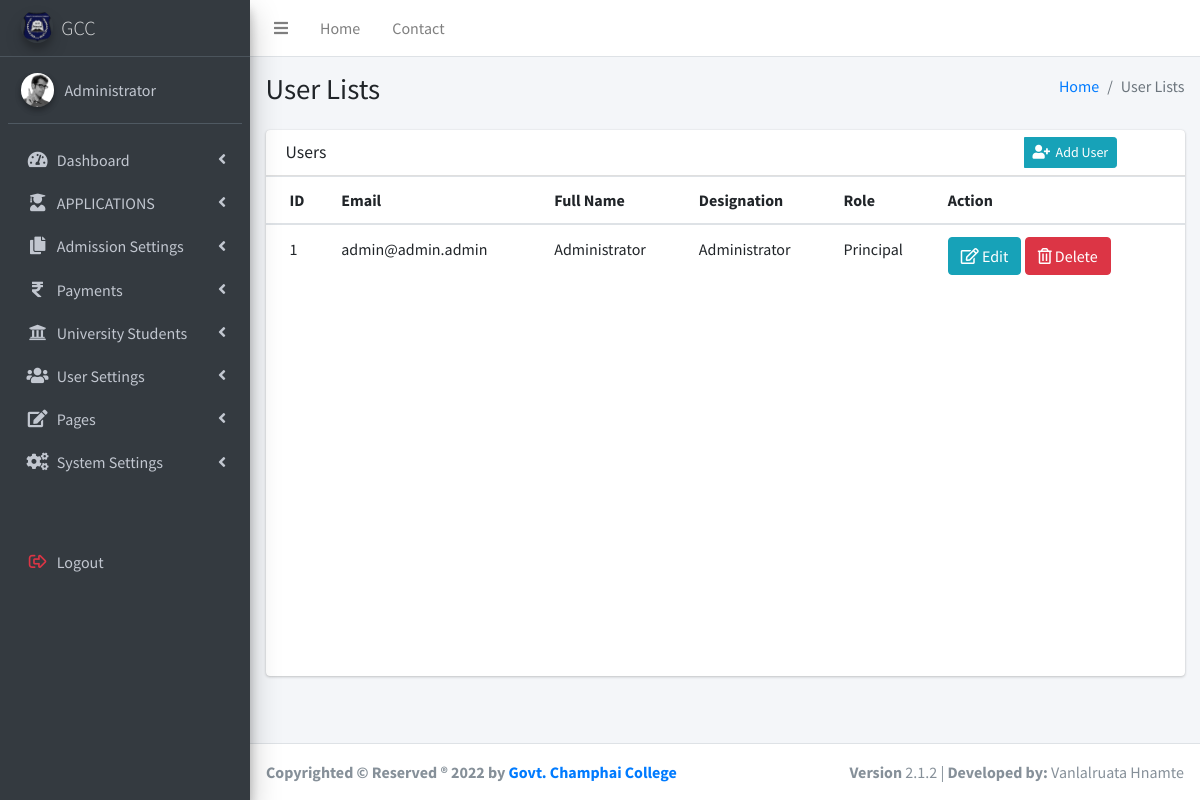
The page /Code/admin/index.php?page=userlist (signed in) on the database its author committed.
### tables this page shows
CREATE TABLE `tbl_staff` (
  `id` int(10) UNSIGNED NOT NULL COMMENT 'ID',
  `email` varchar(80) NOT NULL COMMENT 'Email',
  `password` varchar(255) NOT NULL COMMENT 'Password',
  `fullname` varchar(50) DEFAULT NULL COMMENT 'Full Name',
  `photo` longtext DEFAULT NULL COMMENT 'Photo',
  `designation` varchar(50) DEFAULT NULL COMMENT 'Designation',
  `role` tinyint(4) DEFAULT NULL COMMENT 'Role'
);

CREATE TABLE `tbl_general_settings` (
  `id` int(10) UNSIGNED NOT NULL,
  `college_name` varchar(255) DEFAULT NULL,
  `site_title` varchar(255) DEFAULT NULL,
  `college_code` varchar(255) DEFAULT NULL,
  `address` varchar(255) DEFAULT NULL,
  `phone` varchar(255) DEFAULT NULL,
  `email` varchar(255) DEFAULT NULL,
  `currency` varchar(255) DEFAULT 'INR',
  `currency_symbol` varchar(255) DEFAULT '₹',
  `logo` longtext DEFAULT NULL,
  `favicon` longtext DEFAULT NULL,
  `system_version` varchar(255) DEFAULT '1.0',
  `active_status` int(11) DEFAULT 1,
  `currency_code` varchar(255) DEFAULT 'INR',
  `language_name` varchar(255) DEFAULT 'en',
  `session_year` varchar(255) DEFAULT '2020',
  `system_domain` varchar(255) DEFAULT NULL,
  `copyright_text` varchar(255) DEFAULT NULL,
  `smartchat` longtext DEFAULT NULL,
  `api_url` int(11) NOT NULL DEFAULT 1,
  `ttl_rtl` int(11) NOT NULL DEFAULT 2,
  `created_at` timestamp NULL DEFAULT NULL,
  `updated_at` timestamp NULL DEFAULT NULL,
  `time_zone_id` int(11) DEFAULT NULL,
  `session_id` int(10) UNSIGNED DEFAULT NULL,
  `language_id` int(10) UNSIGNED DEFAULT 1,
  `date_format_id` int(10) UNSIGNED DEFAULT 1,
  `college_id` int(10) UNSIGNED DEFAULT 1
);

### Code/admin/userlist.php (the view, shortened to what this page needs)
<div class="content-wrapper">
  <section class="content-header">
    <div class="container-fluid">
      <div class="row mb-2">
        <div class="col-sm-6">
          <h1>User Lists</h1>
        </div>
        <div class="col-sm-6">
          <ol class="breadcrumb float-sm-right">
            <li class="breadcrumb-item"><a href="?page=dashboard">Home</a></li>
            <li class="breadcrumb-item active">User Lists</li>
          </ol>
        </div>
      </div>
    </div>
  </section>
  <section class="content">
    <div class="container-fluid">
      <div class="row">
        <div class="col-12">
          <div class="card">
            <div class="card-header">
              <h3 class="card-title">Users</h3>
              <div class="card-tools">
                <div class="input-group input-group-sm" style="width: 150px;">
                  <div class="input-group-append">
                    <a href="?page=useredit" class="btn btn-info float-right"><i class="fas fa-user-plus"></i>&nbsp;&nbsp;Add User</a>
                  </div>
                </div>
              </div>
            </div>
            <div class="card-body table-responsive p-0" style="height: 500px;">
              <table class="table table-head-fixed text-nowrap">
                <thead>
                  <tr>
                    <th>ID</th>
                    <th>Email</th>
                    <th>Full Name</th>
                    <th>Designation</th>
                    <th>Role</th>
                    <th>Action</th>
                  </tr>
                </thead>
                <tbody>
                  <?php
                      $mysqli = new mysqli(DBHOST, DBUSER, DBPWD, DBNAME);
                      $query="select * from tbl_staff order by id ASC;";
                      $result = $mysqli->query($query);
                      while($row = $result->fetch_row()){
                          echo '<tr>';
                          echo '<td>'. $row[0] .'</td>';
                          echo '<td>'. $row[1] .'</td>';
                          echo '<td>'. $row[3] .'</td>';
                          echo '<td>'. $row[5] .'</td>';
                          echo '<td>';
                              if((int)$row[6] === 1){ echo 'Principal'; }
                              else if((int)$row[6] === 2){ echo 'Administrator'; }
                              else if((int)$row[6] === 3){ echo 'Operator'; }
                              else if((int)$row[6] === 4){ echo 'Staff'; }
                              else { echo 'Unknown'; }
                          echo '</td>';
                          if((($_SESSION['$role'] == '3') || ($_SESSION['$role'] == '4') || ($_SESSION['$role'] == '5')) && ((int)$row[6] != 1  || (int)$row[6] != 2)){
                              echo '<td><a href="" class="btn btn-info"><i class="far fa-edit nav-icon"></i>&nbsp;Edit</a>
                          <button class="btn btn-danger" data-toggle="modal" data-target="#modal-danger"><i class="far fa-trash-alt nav-icon"></i>&nbsp;Delete</button></td>';
                          }
                          else{
                              echo '<td><a href="?page=useredit&userid='. $row[0] .'" class="btn btn-info"><i class="far fa-edit nav-icon"></i>&nbsp;Edit</a>
                              <button class="btn btn-danger" data-toggle="modal" data-target="#modal-danger-' . $row[0] . '"><i class="far fa-trash-alt nav-icon"></i>&nbsp;Delete</button></td>';
                              ?>
                              <?php
                          }
                          echo '</tr>';
                      }
                  ?>
                </tbody>
              </table>
            </div>
          </div>
        </div>
      </div>
    </div>
  </section>
</div>

### Code/admin/footer.php (shortened to what this page needs)
<footer class="main-footer">
    <?php
        $mysqli = new mysqli(DBHOST, DBUSER, DBPWD, DBNAME);
        $query = "select copyright_text from tbl_general_settings where college_id = 1";
        $result = $mysqli->query($query);
        $row = $result->fetch_row();
        echo '<strong>' . $row[0] . '</strong>';
    ?>
    <div class="float-right d-none d-sm-inline-block">
      <b>Version</b> 2.1.2 | <span><strong>Developed by:</strong> Vanlalruata Hnamte</span>
    </div>
  </footer>
</div>
</body>
</html>

### rows shown on the page
tbl_staff: id "1", email "admin@admin.admin", fullname "Administrator", designation "Administrator", role "Principal"
tbl_general_settings: copyright_text "Copyrighted © Reserved ® 2022 by Govt. Champhai College"

### other values the page prints
$acronym "GCC"
$_SESSION['$name'] "Administrator"
